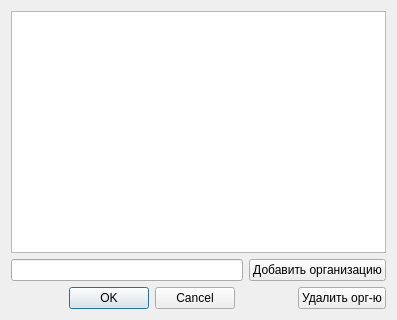
<?xml version="1.0" encoding="UTF-8"?>
<ui version="4.0">
 <class>DialogSelectOrg</class>
 <widget class="QDialog" name="DialogSelectOrg">
  <property name="geometry">
   <rect>
    <x>0</x>
    <y>0</y>
    <width>397</width>
    <height>320</height>
   </rect>
  </property>
  <property name="windowTitle">
   <string>Выберите организацию...</string>
  </property>
  <layout class="QVBoxLayout" name="verticalLayout_2">
   <item>
    <widget class="QListWidget" name="list"/>
   </item>
   <item>
    <layout class="QVBoxLayout" name="verticalLayout">
     <item>
      <layout class="QHBoxLayout" name="horizontalLayout">
       <item>
        <widget class="QLineEdit" name="nameEdit"/>
       </item>
       <item>
        <widget class="QPushButton" name="b_add">
         <property name="text">
          <string>Добавить организацию</string>
         </property>
        </widget>
       </item>
      </layout>
     </item>
    </layout>
   </item>
   <item>
    <layout class="QHBoxLayout" name="horizontalLayout_2">
     <item>
      <widget class="QDialogButtonBox" name="buttonBox">
       <property name="orientation">
        <enum>Qt::Horizontal</enum>
       </property>
       <property name="standardButtons">
        <set>QDialogButtonBox::Cancel|QDialogButtonBox::Ok</set>
       </property>
       <property name="centerButtons">
        <bool>true</bool>
       </property>
      </widget>
     </item>
     <item>
      <widget class="QPushButton" name="b_delete">
       <property name="text">
        <string>Удалить орг-ю</string>
       </property>
      </widget>
     </item>
    </layout>
   </item>
  </layout>
 </widget>
 <resources/>
 <connections>
  <connection>
   <sender>buttonBox</sender>
   <signal>accepted()</signal>
   <receiver>DialogSelectOrg</receiver>
   <slot>accept()</slot>
   <hints>
    <hint type="sourcelabel">
     <x>248</x>
     <y>254</y>
    </hint>
    <hint type="destinationlabel">
     <x>157</x>
     <y>274</y>
    </hint>
   </hints>
  </connection>
  <connection>
   <sender>buttonBox</sender>
   <signal>rejected()</signal>
   <receiver>DialogSelectOrg</receiver>
   <slot>reject()</slot>
   <hints>
    <hint type="sourcelabel">
     <x>316</x>
     <y>260</y>
    </hint>
    <hint type="destinationlabel">
     <x>286</x>
     <y>274</y>
    </hint>
   </hints>
  </connection>
 </connections>
</ui>
